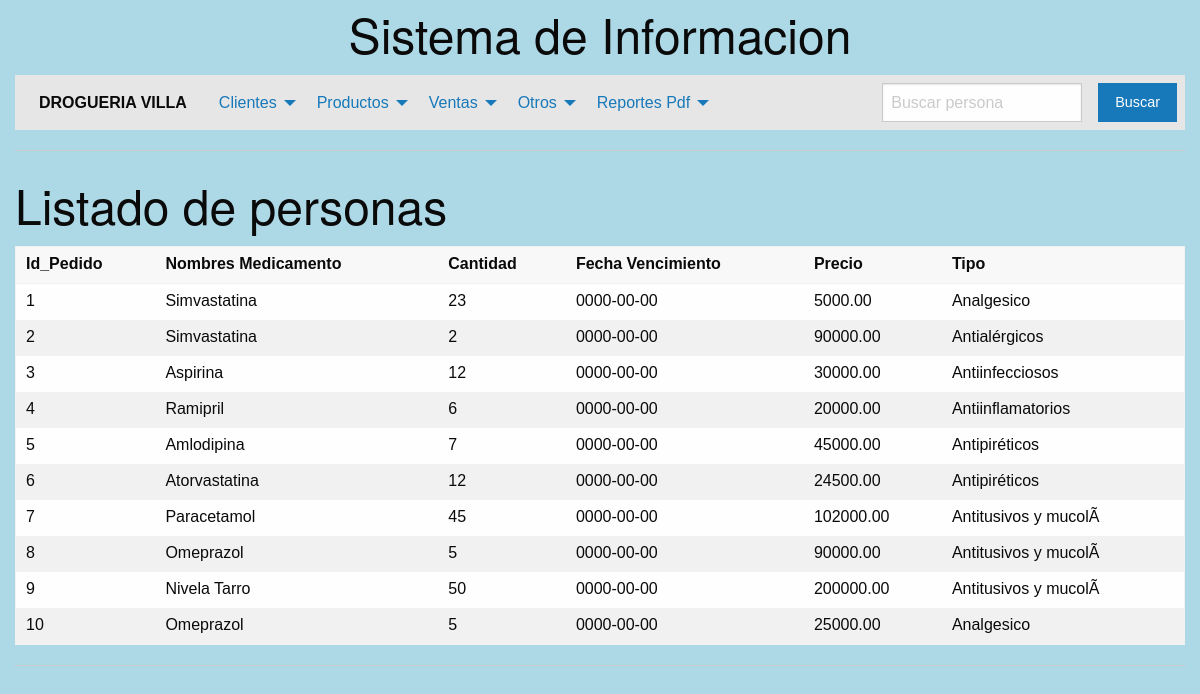
/listar_pro.php, run on the app's committed database.
### tables this page shows
CREATE TABLE `pruductos` (
  `id` int(10) NOT NULL,
  `nombre` varchar(50) NOT NULL,
  `cantidad` int(50) DEFAULT NULL,
  `fecha_ven` date NOT NULL DEFAULT current_timestamp(),
  `precio` float(8,2) DEFAULT NULL,
  `tipo` varchar(20) DEFAULT NULL
);

### listar_pro.php (the view, shortened to what this page needs)
<head>
  <link rel="stylesheet" href="css/foundation.css">
  <link rel="stylesheet" href="css/app.css">
</head>
<body>
  <div class="grid-container">
        <?php include('dibuja_menu.php'); ?>
        <h1>Listado de personas</h1>
        <table>
            <thead>
                <th>Id_Pedido </th>
                <th>Nombres Medicamento </th>
                <th>Cantidad </th>
                <th>Fecha Vencimiento</th>
                <th>Precio</th>
                <th>Tipo</th>
            </thead>
            <tbody>
                <?php
                    $bd  = conectar();
                    $sql = "select * from pruductos order by id";
                    $res = mysqli_query($bd,$sql);
                    while ($arr = mysqli_fetch_array($res)){
                        echo "<tr>";
                        echo "<td>" . $arr[0] . "</td>";
                        echo "<td>" . $arr[1] . "</td>";
                        echo "<td>" . $arr[2] . "</td>";
                        echo "<td>" . $arr[3] . "</td>";
                        echo "<td>" . $arr[4] . "</td>";
                        echo "<td>" . $arr[5] . "</td>";
                        echo "</tr>";
                    }
                ?>
            </tbody>
        </table>
        <hr>
    </div>
</body>
</html>

### css/app.css (style rules this page uses)
body { background: #add8e6 ; }
body { font-family: Arial, sans-serif; }

### data on the page
pruductos: id "1", nombre "Simvastatina", cantidad "23", fecha_ven "0000-00-00", precio "5000.00", tipo "Analgesico"
pruductos: id "2", nombre "Simvastatina", cantidad "2", fecha_ven "0000-00-00", precio "90000.00", tipo "Antialérgicos"
pruductos: id "3", nombre "Aspirina", cantidad "12", fecha_ven "0000-00-00", precio "30000.00", tipo "Antiinfecciosos"
pruductos: id "4", nombre "Ramipril", cantidad "6", fecha_ven "0000-00-00", precio "20000.00", tipo "Antiinflamatorios"
pruductos: id "5", nombre "Amlodipina", cantidad "7", fecha_ven "0000-00-00", precio "45000.00", tipo "Antipiréticos"
pruductos: id "6", nombre "Atorvastatina", cantidad "12", fecha_ven "0000-00-00", precio "24500.00", tipo "Antipiréticos"
pruductos: id "7", nombre "Paracetamol", cantidad "45", fecha_ven "0000-00-00", precio "102000.00", tipo "Antitusivos y mucolÃ"
pruductos: id "8", nombre "Omeprazol", cantidad "5", fecha_ven "0000-00-00", precio "90000.00", tipo "Antitusivos y mucolÃ"
pruductos: id "9", nombre "Nivela Tarro", cantidad "50", fecha_ven "0000-00-00", precio "200000.00", tipo "Antitusivos y mucolÃ"
pruductos: id "10", nombre "Omeprazol", cantidad "5", fecha_ven "0000-00-00", precio "25000.00", tipo "Analgesico"
